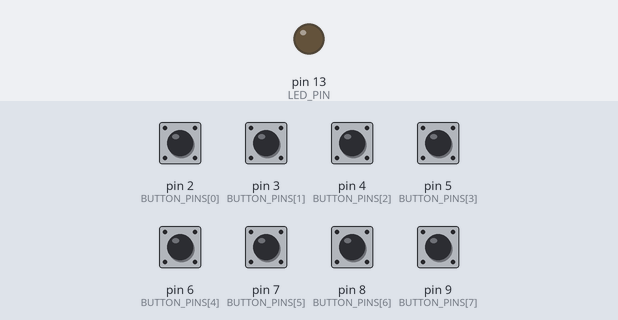
A sketch run on a simulated Arduino Uno, built with avr-gcc and run on an emulated ATmega328P. On the bench: output pins drawn as LEDs (lit = HIGH). The inputs (shaded band) are chosen by the test bench; at power-on: pin 2 (BUTTON_PINS[0]), pin 3 (BUTTON_PINS[1]), pin 4 (BUTTON_PINS[2]), pin 5 (BUTTON_PINS[3]), pin 6 (BUTTON_PINS[4]), pin 7 (BUTTON_PINS[5]), pin 8 (BUTTON_PINS[6]), pin 9 (BUTTON_PINS[7]) HIGH.

Above: at 1.2 s.
1.3 s: pin 2 (BUTTON_PINS[0]) pulled LOW for 0.15 s
At 2.5 s:
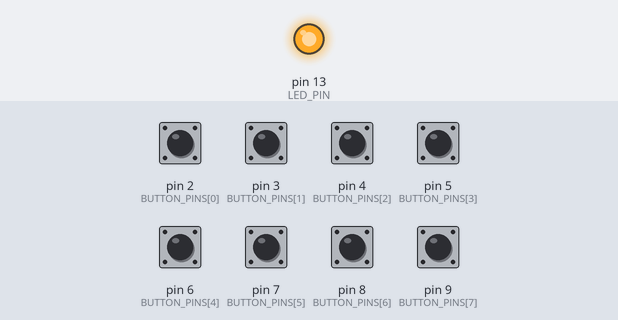
2.9 s: pin 2 (BUTTON_PINS[0]) pulled LOW for 1 s
At 3.8 s:
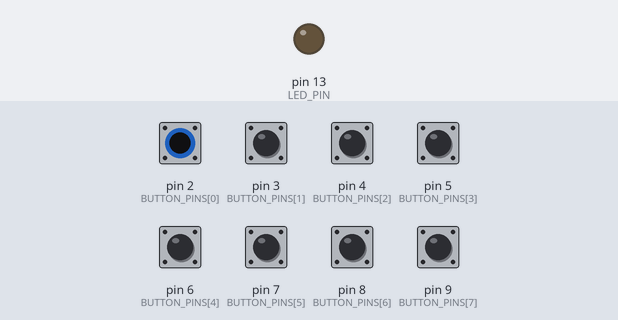
5.4 s: pin 3 (BUTTON_PINS[1]) pulled LOW for 0.15 s
At 5.8 s:
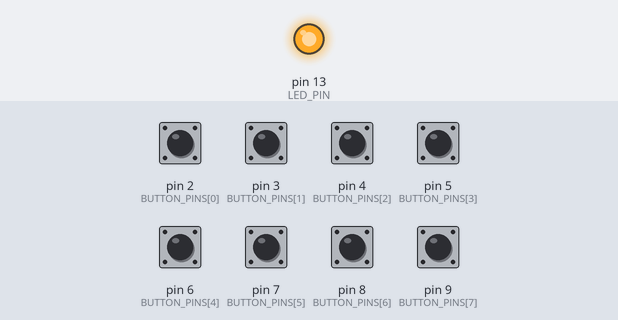
Timing chart, 0 to 8.4 s (numbered marks = the images above; inputs shaded):
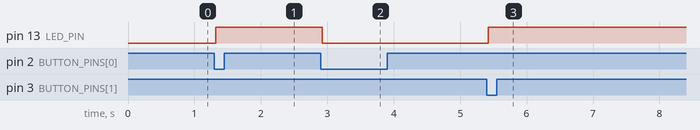

Measured:
- after the input at 1.3 s, pin 13 (LED_PIN): LOW → HIGH at once
- after the input at 2.9 s, pin 13 (LED_PIN): HIGH → LOW at once
- after the input at 5.4 s, pin 13 (LED_PIN): LOW → HIGH at once

The sketch:

test_bounce.ino
```cpp
// Detect the falling edge of multiple buttons.
// Eight buttons with internal pullups.
// Toggles a LED when any button is pressed.
// Buttons on pins 2,3,4,5,6,7,8,9

// Include the Bounce2 library found here :
// https://github.com/thomasfredericks/Bounce2
#include <Bounce2.h>

#define LED_PIN 13

#define NUM_BUTTONS 8
const uint8_t BUTTON_PINS[NUM_BUTTONS] = {2, 3, 4, 5, 6, 7, 8, 9};

int ledState = LOW;

Bounce * buttons = new Bounce[NUM_BUTTONS];

void setup() {

  for (int i = 0; i < NUM_BUTTONS; i++) {
    buttons[i].attach( BUTTON_PINS[i] , INPUT_PULLUP  );       //setup the bounce instance for the current button
    buttons[i].interval(25);              // interval in ms
  }

  // Setup the LED :
  pinMode(LED_PIN, OUTPUT);
  digitalWrite(LED_PIN, ledState);


}

void loop() {

  bool needToToggleLed = false;


  for (int i = 0; i < NUM_BUTTONS; i++)  {
    // Update the Bounce instance :
    buttons[i].update();
    // If it fell, flag the need to toggle the LED
    if ( buttons[i].fell() ) {
      needToToggleLed = true;
    }
  }

  // if a LED toggle has been flagged :
  if ( needToToggleLed ) {
    // Toggle LED state :
    ledState = !ledState;
    digitalWrite(LED_PIN, ledState);
  }


}
```
